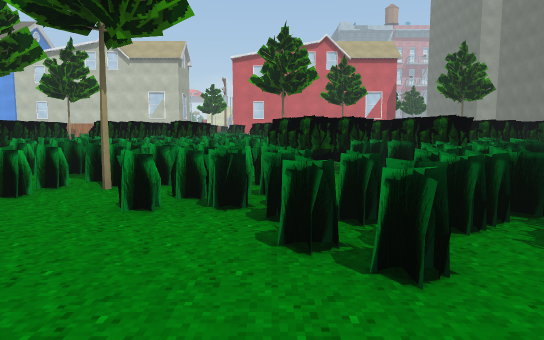
view 1 (above)

12 first-person views from a walk through a Unity game level. The camera is 1.5 m above the floor, tilts 6° down and sees 70° across. The floor is counted in squares, 2 m on a side. Each view is taken from the middle of a square. On the plan, view 1 faces up. The plan holds only what a view shows up to about 12 squares ahead; the rest is blank. The place goes on beyond the plan. The player is left out. Some animated figures are left out. Some surface patterns are stand-ins.

view 2
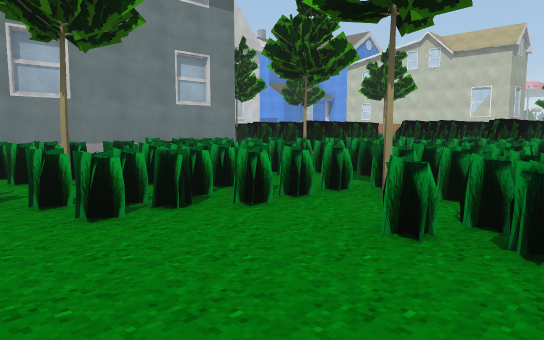

view 3
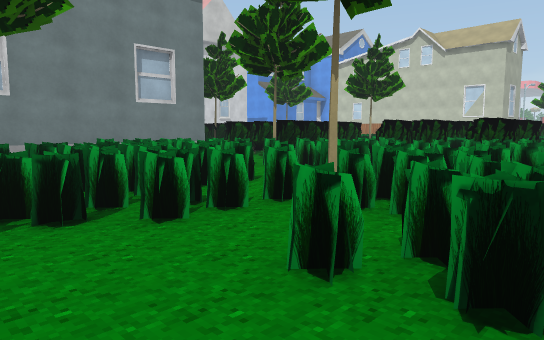

view 4
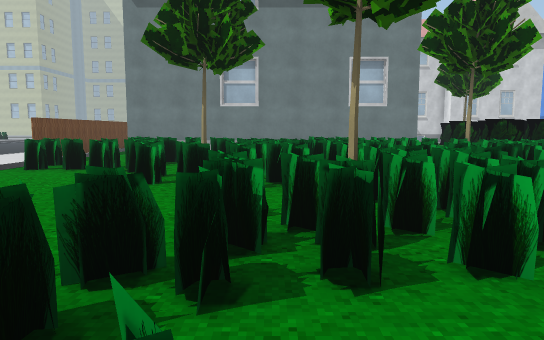

view 5
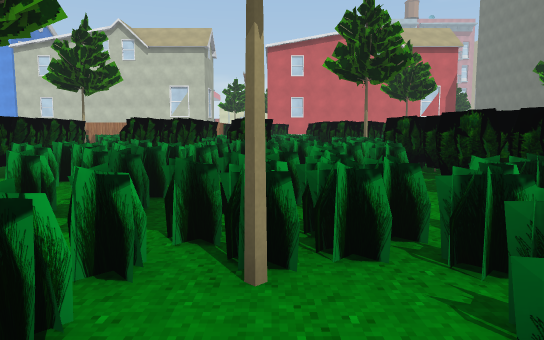

view 6
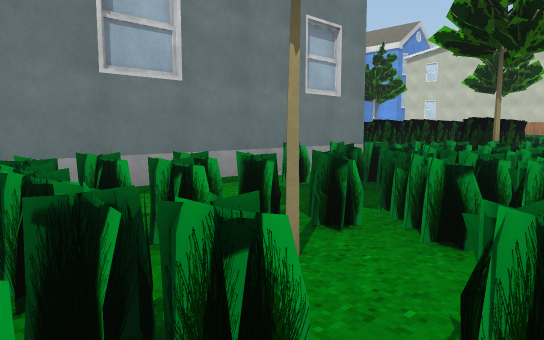

view 7
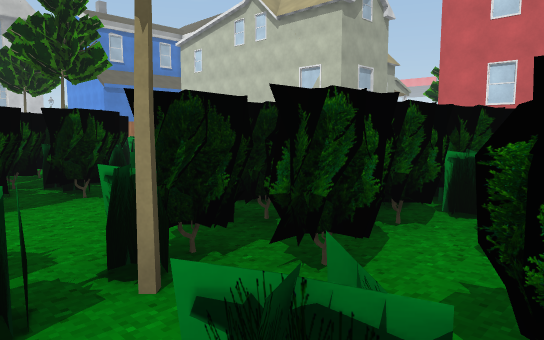

view 8
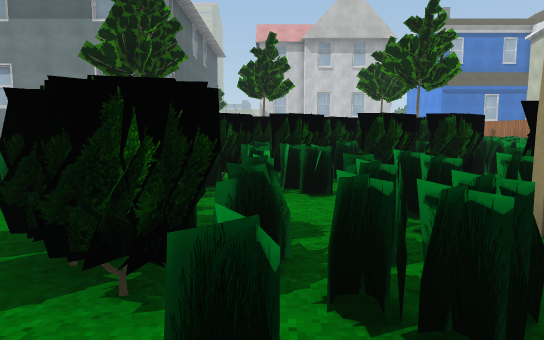

view 9
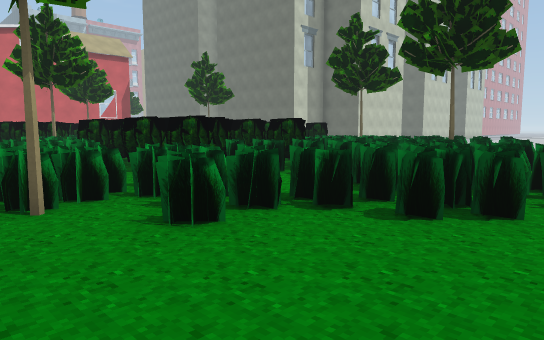

view 10
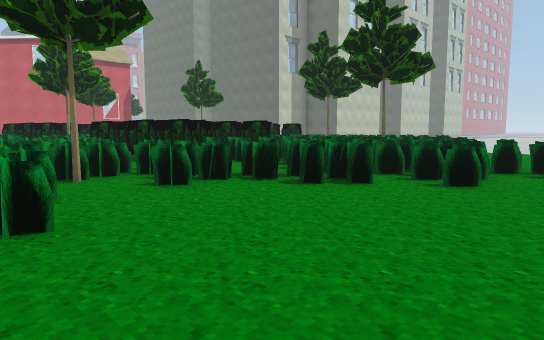

view 11
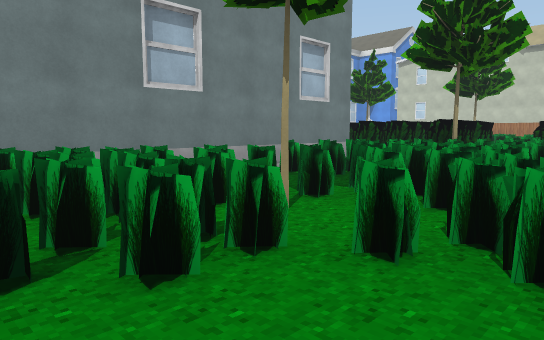

view 12
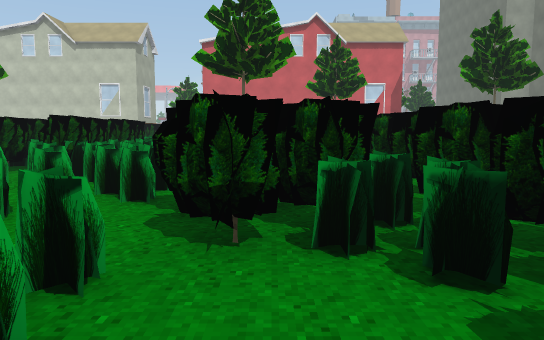

### Floor plan
Key: @ floor where view 1 was taken; # wall or solid block; . floor; / step, stairs or slope; = window, fence, low wall or low ledge; O other object.
Columns run from 10 left of view 1 to 3 right of it. Each row starts with its distance up from view 1.
 18 OOO
 17
 16
 15          O O
 14      OOOO.OO
 13      OO OOO
 12   OO OO  #  .
 11   OOOOOOO#   .
 10 OOOO.#O#O##O O
  9  O OO######O O
  8     O###.#OO
  7   .##.####.O O
  6  #.##=#####  O
  5  O######O##
  4  O..###=.=O..=
  3  O.#OO##.   O#
  2   .##=##  . ##
  1 OOO=##..  .#=#
  0     ## .  @
 -1 OOOO#//

Where each view was taken, in squares from view 1:
view 1: 0 up, 0 right, facing up
view 2: 1 up, 0 right, facing up-left
view 3: 2 up, 0 right, facing up-left
view 4: 4 up, 2 right, facing left
view 5: 3 up, 2 left, facing up
view 6: 1 up, 4 left, facing up-left
view 7: 12 up, 2 right, facing up-left
view 8: 11 up, 3 right, facing left
view 9: 1 up, 3 left, facing up-right
view 10: 1 down, 4 left, facing up-right
view 11: 0 up, 3 left, facing up-left
view 12: 4 up, 1 right, facing up
